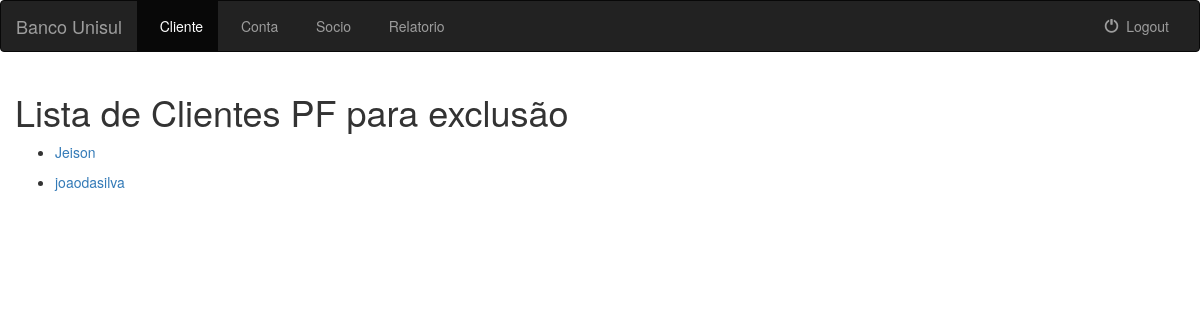
The page /listaexcluiclientepf/ (signed in) on the database as committed earlier.
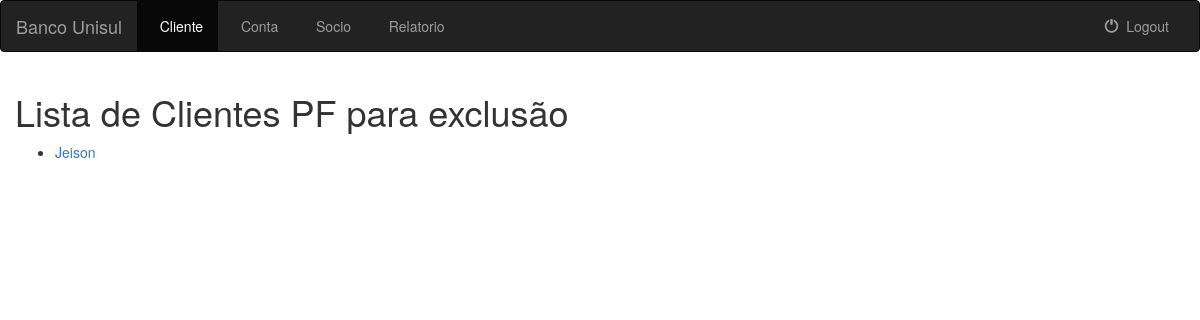
The same page on the database as committed later.
### banco_unisul/models.py (models this page shows, shortened)
class Cliente(models.Model):
    nome = models.CharField(max_length=200)
    endereco = models.CharField(max_length=200)
    class META:
        abstract = True

class ClientePF(Cliente):
    CPF = models.CharField(max_length=11, unique=True)
    dtnascimento = models.DateField("Data de Nascimento")
    def __str__(self):
        return self.nome

class Cliente(models.Model):
    nome = models.CharField(max_length=200)
    endereco = models.CharField(max_length=200)
    class META:
        abstract = True

### banco_unisul/views.py (the view)
# urls.py: url(r'^listaexcluiclientepf/$', views.ListaPFExclusao.as_view(), name='listaexcluiclientepf'),
class ListaPFExclusao(LoginRequiredMixin, generic.ListView):
    model = Socio
    template_name = 'banco_unisul/listaexcluiuclientepf.html'
    context_object_name = 'todos_clientes'
    def get_queryset(self):
        return ClientePF.objects.all()

### templates/banco_unisul/listaexcluiuclientepf.html (shortened to what this page needs)
{% extends 'banco_unisul/baseinterno.html' %}
{% block cad_cliente %}active{% endblock %}
{% block body %}
    {% if todos_clientes %}
        <h1 class="col-sm-12">Lista de Clientes PF para exclusão</h1>
        {% for cliente in todos_clientes %}
            <div class="col-sm-10">
                <ul>
                    <li><a href="{% url 'banco_unisul:clientepf-delete' cliente.id %}">{{ cliente }}</a></li>
                </ul>
            </div>
        {% endfor %}
    {% else %}
        <div>
            <h2>
                Não existe clientes cadastrados.
            </h2>
        </div>
    {% endif %}
{% endblock %}

Rows that differ between the two databases and show on the page:
removed ClientePF: nome "joaodasilva"
